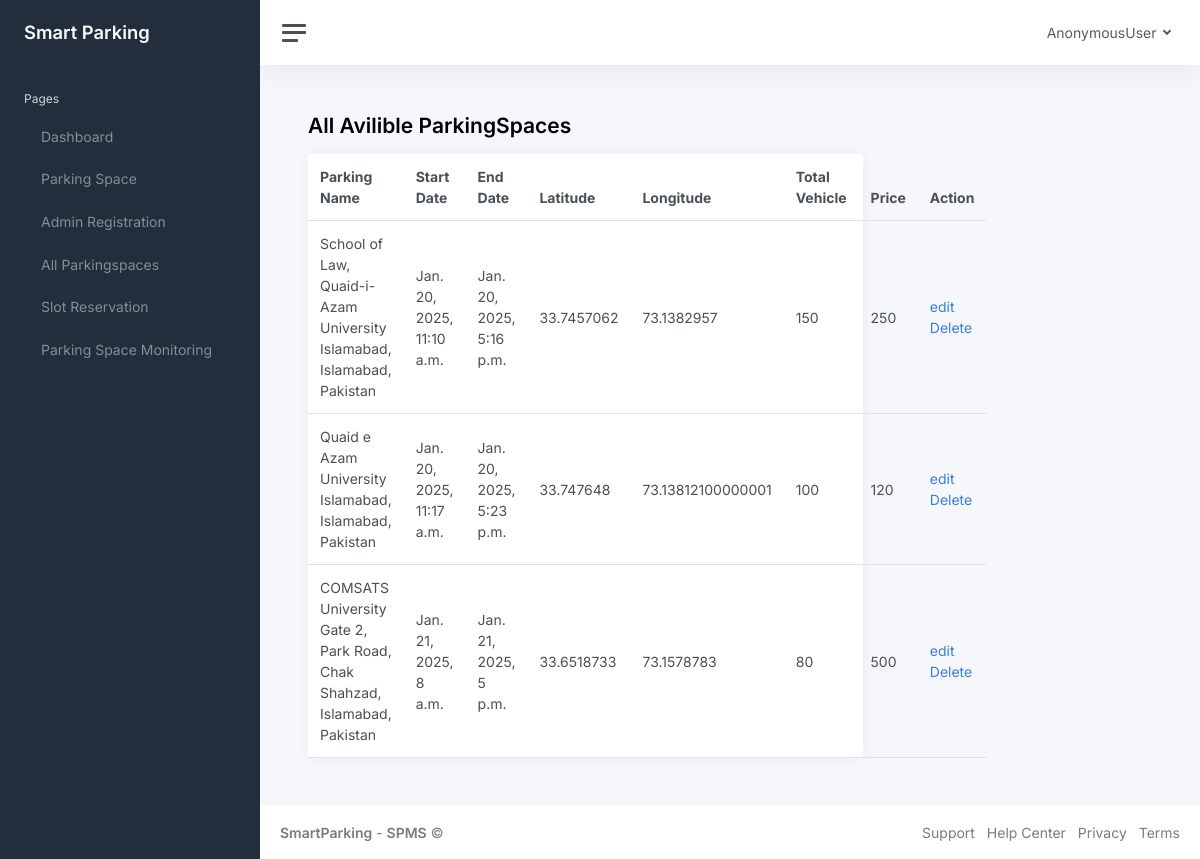
The app's page /showparkingspaces/ with its own data.
### mainapp/models.py (models this page shows, shortened)
class ParkingSpace(models.Model):
    name = models.CharField(max_length=1000)  # Name of the parking space
    starthours = models.DateTimeField()  # Operating start hours
    endhours = models.DateTimeField()  # Operating end hours
    total_vehicles = models.CharField(max_length=1000, default="0")
    latitude = models.FloatField()  # Latitude of the parking space
    longitude = models.FloatField()  # Longitude of the parking space  # Date and time when the record was created
    price = models.IntegerField()  # Price for parking
    live_feed_url = models.CharField(max_length=1000, blank=True, null=True)  # Live feed camera URL

### mainapp/views.py (the view)
# urls.py: path('showparkingspaces/', views.showparkingspaces, name='showparkingspaces'),
def showparkingspaces(request):
    parkingspaces = ParkingSpace.objects.all()
    context = {'parkingspaces':parkingspaces}
    return render(request , 'show_parkingspace.html', context)

### templates/show_parkingspace.html (shortened to what this page needs)
{% extends 'masterpage.html' %}
{% block body %}
{% load static %}
<main class="content">
    <div class="container-fluid p-0">
        <h1 class="h3 mb-3"><strong> All Avilible ParkingSpaces</strong></h1>
                  <div class="row">
						<div class="col-12 col-lg-8 col-xxl-9 d-flex">
							<div class="card flex-fill">
								<table class="table table-hover my-0">
									<thead>
										<tr>
											<th>Parking Name</th>
											<th>Start Date</th>
											<th>End Date</th>
                                            <th>Latitude</th>
											<th>Longitude</th>
											<th>Total Vehicle</th>
                                            <th>Price</th>
											<th>Action</th>
										</tr>
									</thead>
									<tbody>
                                        {% for ps in parkingspaces %}
										<tr>
											<td >{{ ps.name }}</td>
											<td >{{ ps.starthours }}</td>
											<td>{{ ps.endhours }}</td>
											<td >{{ ps.latitude  }}</td>
                                            <td>{{ ps.longitude  }}</td>
											<td>{{ ps.total_vehicles   }}</td>
                                            <td>{{ ps.price  }}</td>
										  <td>
											 <a  href="{% url 'editparkingspace' ps.id  %}" >edit</a>
											<br>
											 <a href="{% url 'deleteparkingspace' ps.id  %}" >Delete</a>
										</td>
										</tr>
                                        {% endfor %}
									</tbody>
								</table>
							</div>
						</div>
					</div>
</div>
</main>
{% endblock body %}

### templates/masterpage.html (shortened to what this page needs)
<!DOCTYPE html>
<html lang="en">
  <head>
    {% load static %}
    <link href="{% static 'css/app.css' %}" rel="stylesheet" />
  </head>
  <body>
    <div class="wrapper">
      <nav id="sidebar" class="sidebar js-sidebar">
        <div class="sidebar-content js-simplebar">
          <a class="sidebar-brand" href="/">
            <span class="align-middle">Smart Parking</span>
          </a>
          <ul class="sidebar-nav">
            <li class="sidebar-header">Pages</li>
            <li
              class="sidebar-item {% if request.path == '/' %}active{% endif %}"
            >
              <a class="sidebar-link" href="/">
                <span class="align-middle">Dashboard</span>
              </a>
            </li>
            <li
              class="sidebar-item {% if request.path == '/parkingspace' %}active{% endif %}"
            >
              <a class="sidebar-link" href="/parkingspace">
                <span class="align-middle">Parking Space</span>
              </a>
            </li>
            <li
              class="sidebar-item {% if request.path == '/adminsignup' %}active{% endif %}"
            >
              <a class="sidebar-link" href="/adminsignup">
                <span class="align-middle">Admin Registration</span>
              </a>
            </li>
            <li
              class="sidebar-item {% if request.path == '/showparkingspaces' %}active{% endif %}"
            >
              <a class="sidebar-link" href="/showparkingspaces">
                <span class="align-middle">All Parkingspaces</span>
              </a>
            </li>
            <li
              class="sidebar-item {% if request.path == '/slot-reservations/' %}active{% endif %}"
            >
              <a class="sidebar-link" href="/slot-reservations/">
                <span class="align-middle">Slot Reservation</span>
              </a>
            </li>
            <li
              class="sidebar-item {% if request.path == '/upload-video-page' %}active{% endif %}"
            >
              <a class="sidebar-link" href="/upload-video-page">
                <span class="align-middle">Parking Space Monitoring</span>
              </a>
            </li>
          </ul>
        </div>
      </nav>
      <div class="main">
        <nav class="navbar navbar-expand navbar-light navbar-bg">
          <a class="sidebar-toggle js-sidebar-toggle">
            <i class="hamburger align-self-center"></i>
          </a>
          <div class="navbar-collapse collapse">
            <ul class="navbar-nav navbar-align">
              <li class="nav-item dropdown">
                <a
                  class="nav-link dropdown-toggle d-none d-sm-inline-block"
                  href="#"
                  data-bs-toggle="dropdown"
                >
                  {{request.user}}
                </a>
              </li>
            </ul>
          </div>
        </nav>
        {% block body %} {% endblock body %}
        <footer class="footer">
          <div class="container-fluid">
            <div class="row text-muted">
              <div class="col-6 text-start">
                <p class="mb-0">
                  <a
                    class="text-muted"
                    href="https://SmartParking.io/"
                    target="_blank"
                    ><strong>SmartParking</strong></a
                  >
                  -
                  <a
                    class="text-muted"
                    href="https://SmartParking.io/"
                    target="_blank"
                    ><strong>SPMS</strong></a
                  >
                  &copy;
                </p>
              </div>
              <div class="col-6 text-end">
                <ul class="list-inline">
                  <li class="list-inline-item">
                    <a
                      class="text-muted"
                      href="https://SmartParking.io/"
                      target="_blank"
                      >Support</a
                    >
                  </li>
                  <li class="list-inline-item">
                    <a
                      class="text-muted"
                      href="https://SmartParking.io/"
                      target="_blank"
                      >Help Center</a
                    >
                  </li>
                  <li class="list-inline-item">
                    <a
                      class="text-muted"
                      href="https://SmartParking.io/"
                      target="_blank"
                      >Privacy</a
                    >
                  </li>
                  <li class="list-inline-item">
                    <a
                      class="text-muted"
                      href="https://SmartParking.io/"
                      target="_blank"
                      >Terms</a
                    >
                  </li>
                </ul>
              </div>
            </div>
          </div>
        </footer>
      </div>
    </div>
  </body>
</html>

### records on screen
ParkingSpace: name "School of Law, Quaid-i-Azam University Islamabad, Islamabad, Pakistan", starthours "Jan. 20, 2025, 11:10 a.m.", endhours "Jan. 20, 2025, 5:16 p.m.", latitude "33.7457062", longitude "73.1382957", total_vehicles "150", price "250"
ParkingSpace: name "Quaid e Azam University Islamabad, Islamabad, Pakistan", starthours "Jan. 20, 2025, 11:17 a.m.", endhours "Jan. 20, 2025, 5:23 p.m.", latitude "33.747648", longitude "73.13812100000001", total_vehicles "100", price "120"
ParkingSpace: name "COMSATS University Gate 2, Park Road, Chak Shahzad, Islamabad, Pakistan", starthours "Jan. 21, 2025, 8 a.m.", endhours "Jan. 21, 2025, 5 p.m.", latitude "33.6518733", longitude "73.1578783", total_vehicles "80", price "500"

### other values on screen
{{ request.user }} "AnonymousUser"
